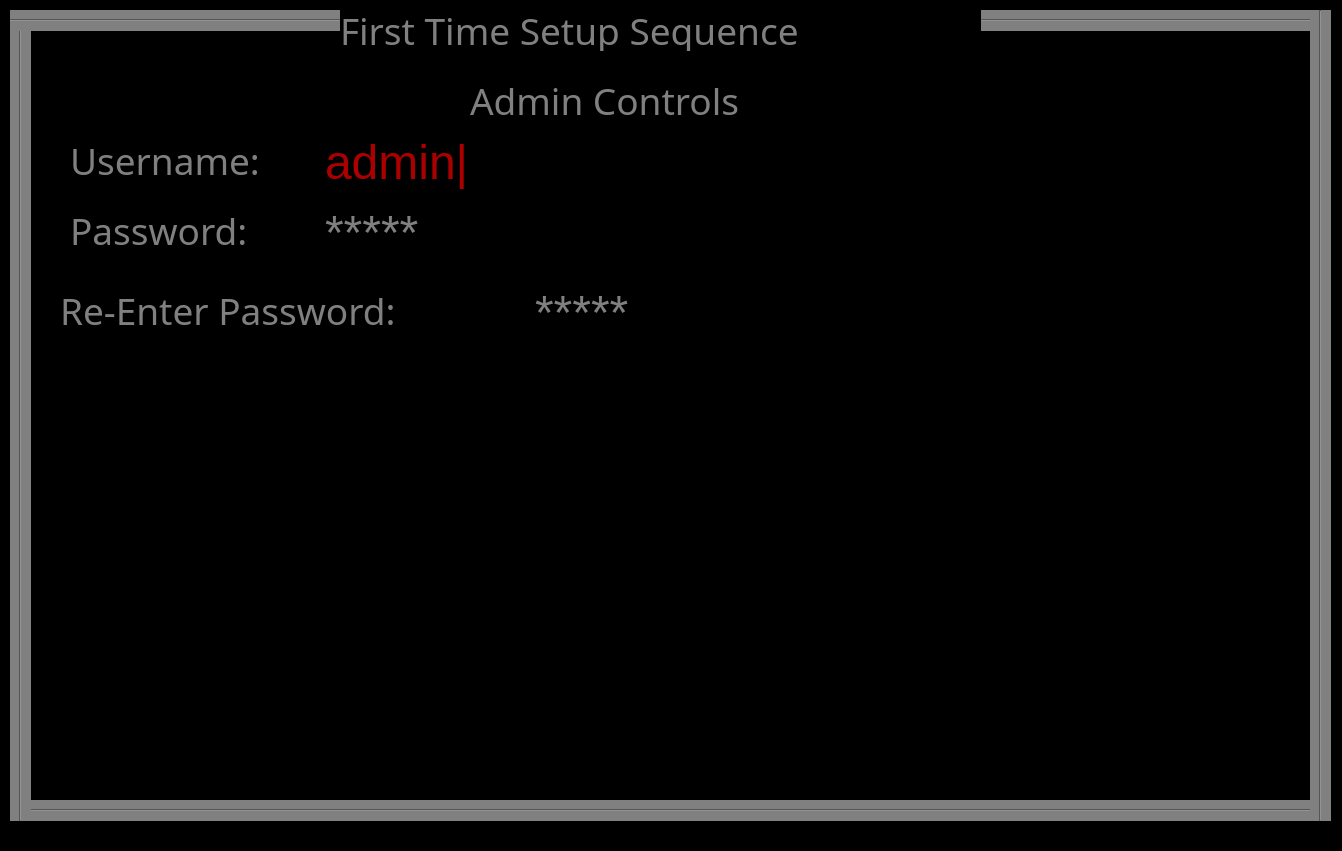
<?xml version="1.0" encoding="UTF-8"?>
<ui version="4.0">
 <class>Form</class>
 <widget class="QWidget" name="Form">
  <property name="geometry">
   <rect>
    <x>0</x>
    <y>0</y>
    <width>1342</width>
    <height>851</height>
   </rect>
  </property>
  <property name="windowTitle">
   <string>Form</string>
  </property>
  <property name="styleSheet">
   <string notr="true">background-color: black;</string>
  </property>
  <widget class="Line" name="line_5">
   <property name="geometry">
    <rect>
     <x>960</x>
     <y>10</y>
     <width>371</width>
     <height>21</height>
    </rect>
   </property>
   <property name="styleSheet">
    <string notr="true">background-color: gray;</string>
   </property>
   <property name="orientation">
    <enum>Qt::Horizontal</enum>
   </property>
  </widget>
  <widget class="QLabel" name="label_2">
   <property name="geometry">
    <rect>
     <x>470</x>
     <y>80</y>
     <width>361</width>
     <height>41</height>
    </rect>
   </property>
   <property name="font">
    <font>
     <family>TI-92p Mini Sans</family>
     <pointsize>28</pointsize>
    </font>
   </property>
   <property name="styleSheet">
    <string notr="true">color: gray;</string>
   </property>
   <property name="text">
    <string>Admin Controls</string>
   </property>
  </widget>
  <widget class="Line" name="line_4">
   <property name="geometry">
    <rect>
     <x>10</x>
     <y>800</y>
     <width>1321</width>
     <height>21</height>
    </rect>
   </property>
   <property name="styleSheet">
    <string notr="true">background-color: gray;</string>
   </property>
   <property name="orientation">
    <enum>Qt::Horizontal</enum>
   </property>
  </widget>
  <widget class="Line" name="line_3">
   <property name="geometry">
    <rect>
     <x>1310</x>
     <y>10</y>
     <width>21</width>
     <height>811</height>
    </rect>
   </property>
   <property name="styleSheet">
    <string notr="true">background-color: gray</string>
   </property>
   <property name="orientation">
    <enum>Qt::Vertical</enum>
   </property>
  </widget>
  <widget class="Line" name="line_2">
   <property name="geometry">
    <rect>
     <x>10</x>
     <y>10</y>
     <width>21</width>
     <height>811</height>
    </rect>
   </property>
   <property name="styleSheet">
    <string notr="true">background-color: gray</string>
   </property>
   <property name="orientation">
    <enum>Qt::Vertical</enum>
   </property>
  </widget>
  <widget class="Line" name="line">
   <property name="geometry">
    <rect>
     <x>10</x>
     <y>10</y>
     <width>341</width>
     <height>21</height>
    </rect>
   </property>
   <property name="styleSheet">
    <string notr="true">background-color: gray;</string>
   </property>
   <property name="orientation">
    <enum>Qt::Horizontal</enum>
   </property>
  </widget>
  <widget class="QLabel" name="label">
   <property name="geometry">
    <rect>
     <x>340</x>
     <y>10</y>
     <width>641</width>
     <height>41</height>
    </rect>
   </property>
   <property name="font">
    <font>
     <family>TI-92p Mini Sans</family>
     <pointsize>28</pointsize>
    </font>
   </property>
   <property name="styleSheet">
    <string notr="true">color: gray;</string>
   </property>
   <property name="text">
    <string>First Time Setup Sequence</string>
   </property>
  </widget>
  <widget class="QLabel" name="label_3">
   <property name="geometry">
    <rect>
     <x>70</x>
     <y>140</y>
     <width>241</width>
     <height>41</height>
    </rect>
   </property>
   <property name="font">
    <font>
     <family>TI-92p Mini Sans</family>
     <pointsize>28</pointsize>
    </font>
   </property>
   <property name="styleSheet">
    <string notr="true">color: gray;</string>
   </property>
   <property name="text">
    <string>Username:</string>
   </property>
  </widget>
  <widget class="QTextEdit" name="textEdit">
   <property name="geometry">
    <rect>
     <x>320</x>
     <y>130</y>
     <width>341</width>
     <height>71</height>
    </rect>
   </property>
   <property name="styleSheet">
    <string notr="true">color: white;
font: 36pt &quot;TI-92p Mini Sans&quot;;</string>
   </property>
   <property name="html">
    <string>&lt;!DOCTYPE HTML PUBLIC &quot;-//W3C//DTD HTML 4.0//EN&quot; &quot;http://www.w3.org/TR/REC-html40/strict.dtd&quot;&gt;
&lt;html&gt;&lt;head&gt;&lt;meta name=&quot;qrichtext&quot; content=&quot;1&quot; /&gt;&lt;meta charset=&quot;utf-8&quot; /&gt;&lt;style type=&quot;text/css&quot;&gt;
p, li { white-space: pre-wrap; }
hr { height: 1px; border-width: 0; }
li.unchecked::marker { content: &quot;\2610&quot;; }
li.checked::marker { content: &quot;\2612&quot;; }
&lt;/style&gt;&lt;/head&gt;&lt;body style=&quot; font-family:'TI-92p Mini Sans'; font-size:36pt; font-weight:400; font-style:normal;&quot;&gt;
&lt;p style=&quot; margin-top:0px; margin-bottom:0px; margin-left:0px; margin-right:0px; -qt-block-indent:0; text-indent:0px;&quot;&gt;&lt;span style=&quot; color:#aa0000;&quot;&gt;admin|&lt;/span&gt;&lt;/p&gt;&lt;/body&gt;&lt;/html&gt;</string>
   </property>
  </widget>
  <widget class="QLabel" name="label_4">
   <property name="geometry">
    <rect>
     <x>70</x>
     <y>210</y>
     <width>241</width>
     <height>41</height>
    </rect>
   </property>
   <property name="font">
    <font>
     <family>TI-92p Mini Sans</family>
     <pointsize>28</pointsize>
    </font>
   </property>
   <property name="styleSheet">
    <string notr="true">color: gray;</string>
   </property>
   <property name="text">
    <string>Password:</string>
   </property>
  </widget>
  <widget class="QTextEdit" name="textEdit_2">
   <property name="geometry">
    <rect>
     <x>320</x>
     <y>200</y>
     <width>341</width>
     <height>71</height>
    </rect>
   </property>
   <property name="styleSheet">
    <string notr="true">color: gray;
font: 36pt &quot;TI-92p Mini Sans&quot;;</string>
   </property>
   <property name="html">
    <string>&lt;!DOCTYPE HTML PUBLIC &quot;-//W3C//DTD HTML 4.0//EN&quot; &quot;http://www.w3.org/TR/REC-html40/strict.dtd&quot;&gt;
&lt;html&gt;&lt;head&gt;&lt;meta name=&quot;qrichtext&quot; content=&quot;1&quot; /&gt;&lt;meta charset=&quot;utf-8&quot; /&gt;&lt;style type=&quot;text/css&quot;&gt;
p, li { white-space: pre-wrap; }
hr { height: 1px; border-width: 0; }
li.unchecked::marker { content: &quot;\2610&quot;; }
li.checked::marker { content: &quot;\2612&quot;; }
&lt;/style&gt;&lt;/head&gt;&lt;body style=&quot; font-family:'TI-92p Mini Sans'; font-size:36pt; font-weight:400; font-style:normal;&quot;&gt;
&lt;p style=&quot; margin-top:0px; margin-bottom:0px; margin-left:0px; margin-right:0px; -qt-block-indent:0; text-indent:0px;&quot;&gt;*****&lt;/p&gt;&lt;/body&gt;&lt;/html&gt;</string>
   </property>
  </widget>
  <widget class="QLabel" name="label_5">
   <property name="geometry">
    <rect>
     <x>60</x>
     <y>290</y>
     <width>461</width>
     <height>41</height>
    </rect>
   </property>
   <property name="font">
    <font>
     <family>TI-92p Mini Sans</family>
     <pointsize>28</pointsize>
    </font>
   </property>
   <property name="styleSheet">
    <string notr="true">color: gray;</string>
   </property>
   <property name="text">
    <string>Re-Enter Password:</string>
   </property>
  </widget>
  <widget class="QTextEdit" name="textEdit_3">
   <property name="geometry">
    <rect>
     <x>530</x>
     <y>280</y>
     <width>341</width>
     <height>71</height>
    </rect>
   </property>
   <property name="styleSheet">
    <string notr="true">color: gray;
font: 36pt &quot;TI-92p Mini Sans&quot;;</string>
   </property>
   <property name="html">
    <string>&lt;!DOCTYPE HTML PUBLIC &quot;-//W3C//DTD HTML 4.0//EN&quot; &quot;http://www.w3.org/TR/REC-html40/strict.dtd&quot;&gt;
&lt;html&gt;&lt;head&gt;&lt;meta name=&quot;qrichtext&quot; content=&quot;1&quot; /&gt;&lt;meta charset=&quot;utf-8&quot; /&gt;&lt;style type=&quot;text/css&quot;&gt;
p, li { white-space: pre-wrap; }
hr { height: 1px; border-width: 0; }
li.unchecked::marker { content: &quot;\2610&quot;; }
li.checked::marker { content: &quot;\2612&quot;; }
&lt;/style&gt;&lt;/head&gt;&lt;body style=&quot; font-family:'TI-92p Mini Sans'; font-size:36pt; font-weight:400; font-style:normal;&quot;&gt;
&lt;p style=&quot; margin-top:0px; margin-bottom:0px; margin-left:0px; margin-right:0px; -qt-block-indent:0; text-indent:0px;&quot;&gt;*****&lt;/p&gt;&lt;/body&gt;&lt;/html&gt;</string>
   </property>
  </widget>
 </widget>
 <resources/>
 <connections/>
</ui>
